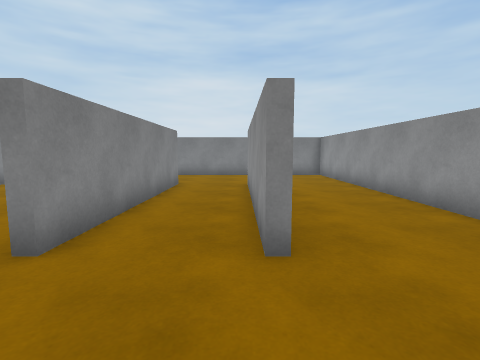
view 1 (above)

15 first-person views from a walk through a Unity game level. The camera is 1.2 m above the floor, tilts 6° down and sees 85° across. The floor is counted in squares, 1 m on a side. Each view is taken from the middle of a square. On the plan, view 1 faces up. The plan holds only what a view shows up to about 12 squares ahead; the rest is blank. The place goes on beyond the plan. The player is left out.

view 2
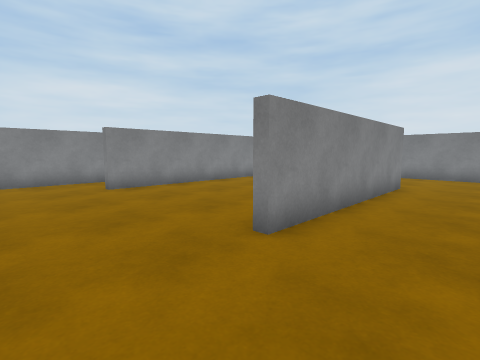

view 3
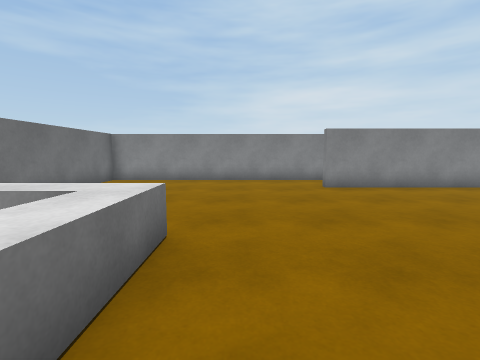

view 4
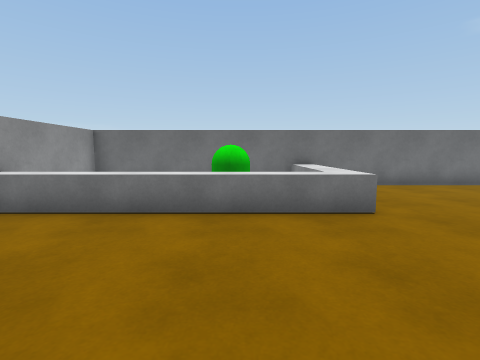

view 5
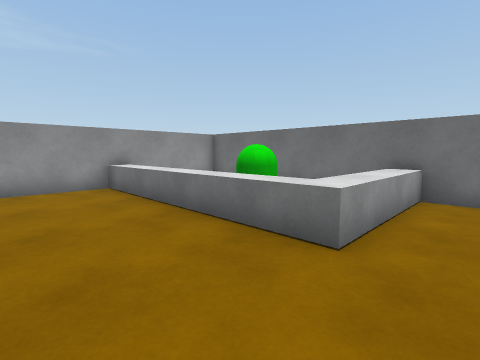

view 6
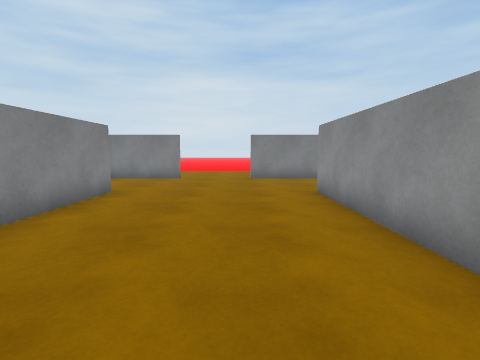

view 7
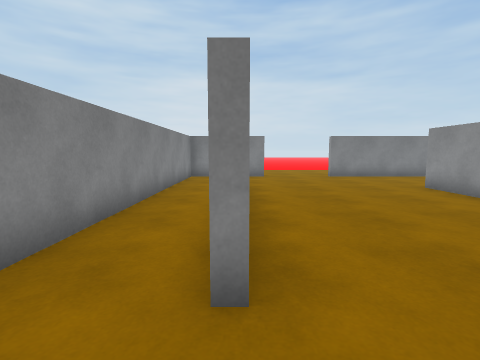

view 8
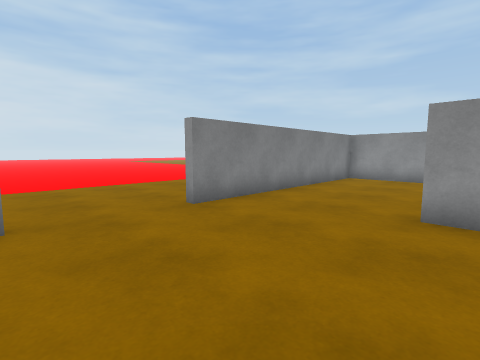

view 9
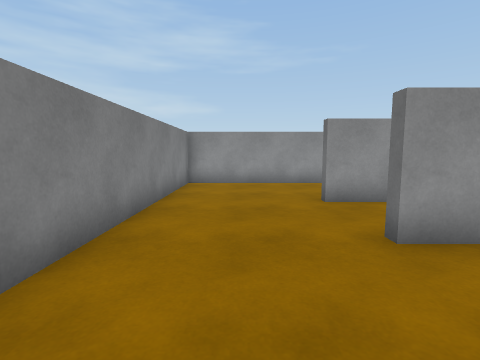

view 10
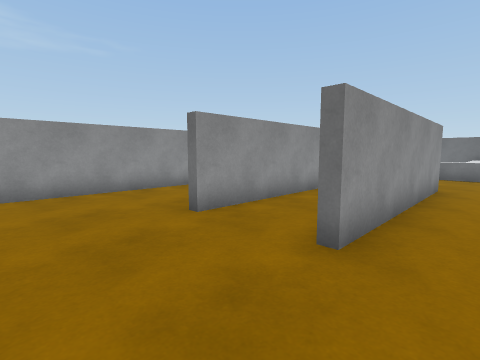

view 11
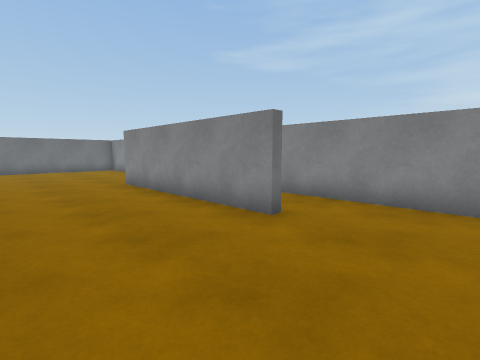

view 12
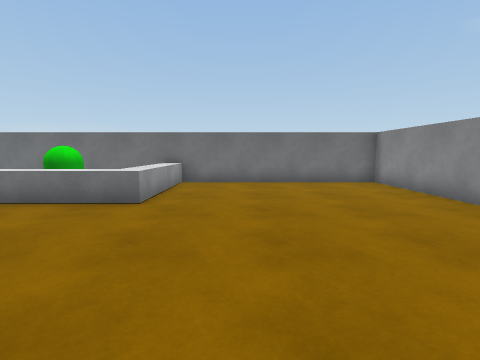

view 13
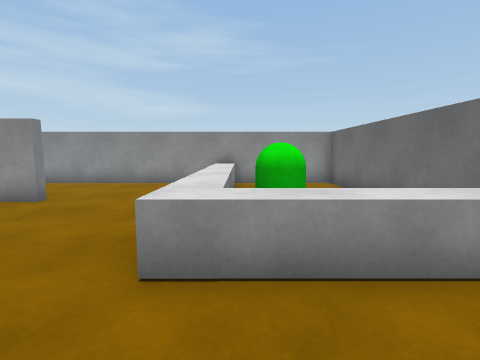

view 14
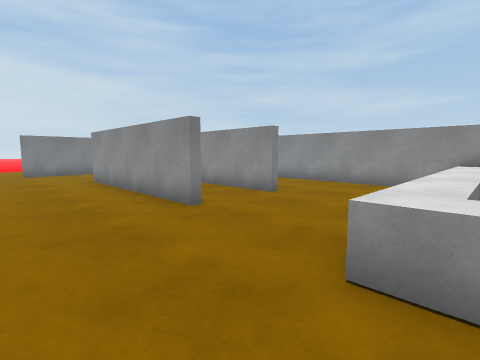

view 15
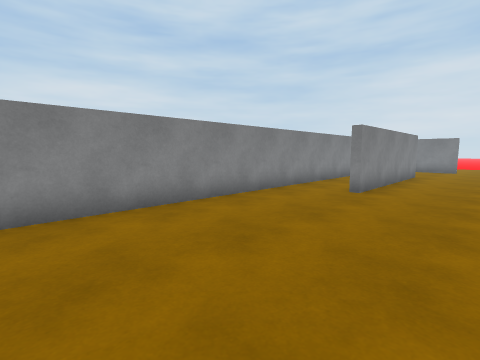

### Floor plan
Key: @ floor where view 1 was taken; . floor; O other object.
Columns run from 12 left of view 1 to 4 right of it. Each row starts with its distance up from view 1.
 23      ...
 22      ....
 21      .....
 20      ......
 19     .......
 18     .......
 17     ......
 16     ......
 15     .....
 14  OOOO...OOOOOOOOO
 13 O...............O
 12 O...............O
 11 O...............O
 10 O..O.....OO.O...O
  9 O..O.....OO.O ..O
  8 O..O.....OO.O ..O
  7 O..O.....OO.O...O
  6 O..O.....OO.O...O
  5 O..O.....OO.O...O
  4 O..O.....OO.O...O
  3 O..O.....OO.O...O
  2 O...............O
  1 O...............O
  0 O...........@...O
 -1 O.......OOOOOOOOO
 -2 O.......OOOOOOOOO
 -3 O.......OO OO   O
 -4 O.......OO      O
 -5 OO......OO     .O
 -6  OOOOOOOOOOOOOOOO

Positions as (right, up) in squares from view 1, and headings:
1: (0, 0), facing up
2: (0, 0), facing up-left
3: (0, 0), facing left
4: (-1, 4), facing down
5: (-5, 2), facing down-right
6: (-5, 2), facing up
7: (-9, 1), facing up
8: (-8, 9), facing up-right
9: (-6, 12), facing right
10: (-4, 13), facing down-right
11: (-5, 13), facing down-left
12: (-6, 5), facing down
13: (-6, -2), facing right
14: (-6, -2), facing up-right
15: (-6, -5), facing up-left
